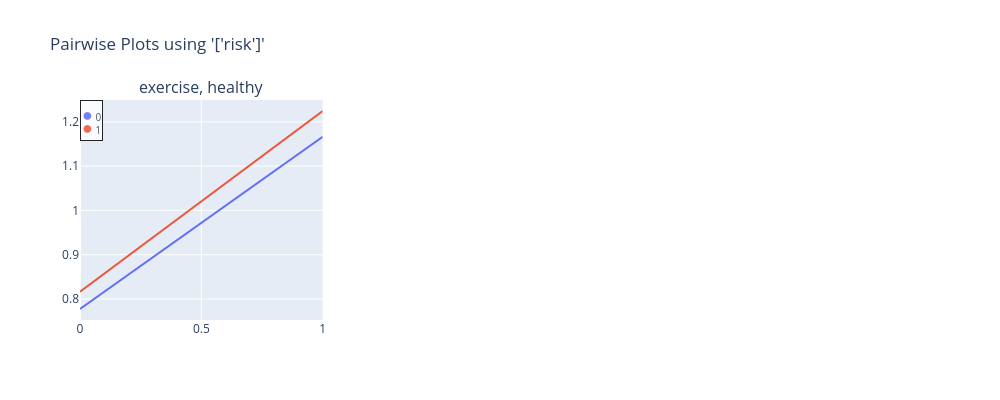

This figure's notebook cell:
### Code cell
charters.target(
    df=pdp_data,
    target="risk",
    features=["exercise", "healthy"],
    numerator=["rate_weight"],
    denominator=["weight"],
    generate_pairwise=True,
)

### Figure 1 — Plotly figure (JSON) as saved in the notebook; plotly's stock layout.template omitted (floating-point values rounded to 4 significant figures)
{"data": [{"hovertemplate": "exercise=0<br>healthy=%{x}<br>risk=%{y}<extra></extra>", "legendgroup": "0", "line": {"color": "#636efa", "dash": "solid"}, "marker": {"symbol": "circle"}, "mode": "lines", "name": "0", "orientation": "v", "showlegend": false, "type": "scatter", "x": [0, 1], "xaxis": "x", "y": [0.7774, 1.166], "yaxis": "y"}, {"hovertemplate": "exercise=1<br>healthy=%{x}<br>risk=%{y}<extra></extra>", "legendgroup": "1", "line": {"color": "#EF553B", "dash": "solid"}, "marker": {"symbol": "circle"}, "mode": "lines", "name": "1", "orientation": "v", "showlegend": false, "type": "scatter", "x": [0, 1], "xaxis": "x", "y": [0.8163, 1.224], "yaxis": "y"}], "layout": {"annotations": [{"font": {"size": 16}, "showarrow": false, "text": "exercise, healthy", "x": 0.1444, "xanchor": "center", "xref": "paper", "y": 1, "yanchor": "bottom", "yref": "paper"}, {"align": "left", "bgcolor": "white", "bordercolor": "black", "borderwidth": 1, "font": {"size": 10}, "opacity": 0.85, "showarrow": false, "text": "<span style=\"color:#636efa; font-size:18px;\">&#9679;</span> 0<br><span style=\"color:#EF553B; font-size:18px;\">&#9679;</span> 1", "x": 0, "xanchor": "left", "xref": "x domain", "y": 1, "yanchor": "top", "yref": "y domain"}], "height": 400, "legend": {"orientation": "v", "x": 1.02, "xanchor": "left", "y": 0.5, "yanchor": "middle"}, "title": {"text": "Pairwise Plots using '['risk']'"}, "width": 1000, "xaxis": {"anchor": "y", "domain": [0, 0.2889]}, "xaxis2": {"anchor": "y2", "domain": [0.3556, 0.6444]}, "xaxis3": {"anchor": "y3", "domain": [0.7111, 1]}, "yaxis": {"anchor": "x", "domain": [0, 1]}, "yaxis2": {"anchor": "x2", "domain": [0, 1]}, "yaxis3": {"anchor": "x3", "domain": [0, 1]}}}
